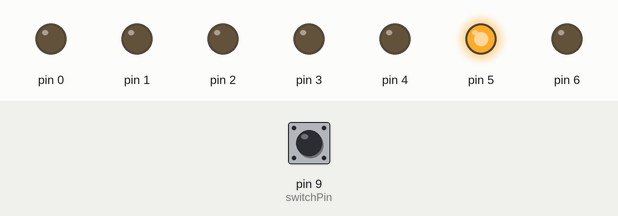
Recording of a sketch running on a simulated Arduino Uno, built with avr-gcc and run on an emulated ATmega328P. On the bench: output pins drawn as LEDs (lit = HIGH). The inputs (shaded band) are chosen by the test bench; at power-on: pin 9 (switchPin) HIGH.

Above: at 1.2 s.
1.3 s: pin 9 (switchPin) pulled LOW for 0.15 s
At 2.6 s:
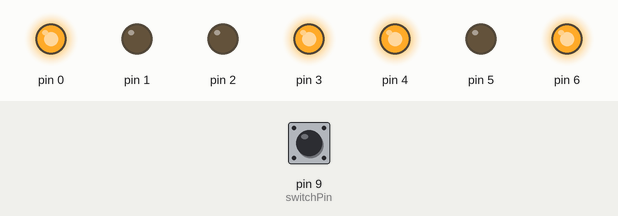
2.9 s: pin 9 (switchPin) pulled LOW for 1 s
At 5.1 s:
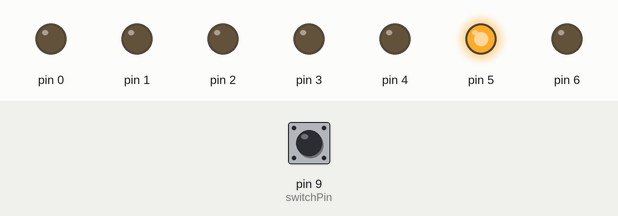
5.4 s: pin 9 (switchPin) pulled LOW for 3.2 s
At 9.9 s:
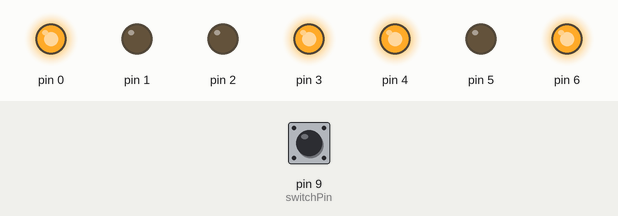
Timing chart, 0 to 11.4 s (numbered marks = the images above; inputs shaded):
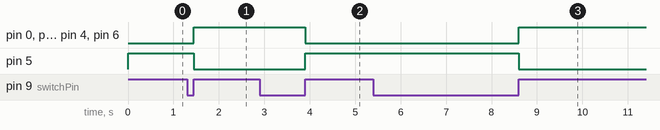

The sketch:

sketch.ino
```cpp
#define LED_PIN 13

#define INITIAL_STATE 0
#define POMODORO_STATE 1
#define SIGNALING_STATE 2

int clockState = 0;

int switchState = 1;
int prevSwitchState = 1;

int initialValue = 25;
int currentValue = 0;
unsigned long previousTime = 0;
unsigned long startedSignaling = 0;
unsigned long oneMinute = 60000;
int switchPin = 9;
int beeperPin = 10;

void playSound() {
    tone(beeperPin, 262, 200);
}

void makeFree() {
    digitalWrite(5, HIGH);
    digitalWrite(6, LOW);
    currentValue = 0;
    setupLights();
}

void makeBusy() {
    digitalWrite(5, LOW);
    digitalWrite(6, HIGH);
}

void setupLights() {
    for (int i = 0; i < 5; ++i) {
        if (((1 << i) & currentValue) != 0) {
            digitalWrite(i, HIGH);
        } else {
            digitalWrite(i, LOW);
        }
    }
}

void setup()
{
    pinMode(0, OUTPUT);
    pinMode(1, OUTPUT);
    pinMode(2, OUTPUT);
    pinMode(3, OUTPUT);
    pinMode(4, OUTPUT);

    pinMode(5, OUTPUT);
    pinMode(6, OUTPUT);

    pinMode(9, INPUT);
    digitalWrite(9, HIGH);
    currentValue = 0;
    setupLights();
    clockState = INITIAL_STATE;
    makeFree();
}

void loop()
{
    if (clockState == POMODORO_STATE) {
        unsigned long currentTime = millis();
        unsigned long diffValue = currentTime - previousTime;
        if (diffValue > oneMinute) {
            previousTime = currentTime;
            --currentValue;
        }
        setupLights();
        if (currentValue == 0) {
            playSound();
            clockState = SIGNALING_STATE;
            startedSignaling = millis();
            makeFree();
        }
    }
    if (clockState == SIGNALING_STATE) {
        unsigned long currentTime = millis();
        if (currentTime - previousTime > 300) {
            previousTime = currentTime;
            currentValue = 31 - currentValue;
            playSound();
        }
        setupLights();
        if (currentTime - startedSignaling > 10000) {
            clockState = INITIAL_STATE;
            currentValue = 0;
            setupLights();
        }
    }

    switchState = digitalRead(switchPin);

    if (switchState != prevSwitchState && switchState == 1) {
        if (clockState == INITIAL_STATE) {
            previousTime = millis();
            clockState = POMODORO_STATE;
            makeBusy();
            currentValue = initialValue;
            setupLights();
        } else {
            if ((clockState == SIGNALING_STATE) || (clockState == POMODORO_STATE)) {
                clockState = INITIAL_STATE;
                makeFree();
                currentValue = 0;
                setupLights();
            }
        }
    }
    prevSwitchState = switchState;
}
```

Measured:
- after the input at 1.3 s, pin 0, pin 3, pin 4, pin 6: LOW → HIGH after 0.15 s; pin 5: HIGH → LOW after 0.15 s
- after the input at 2.9 s, pin 0, pin 3, pin 4, pin 6: HIGH → LOW after 1.0 s; pin 5: LOW → HIGH after 1.0 s
- after the input at 5.4 s, pin 0, pin 3, pin 4, pin 6: LOW → HIGH after 3.2 s; pin 5: HIGH → LOW after 3.2 s
